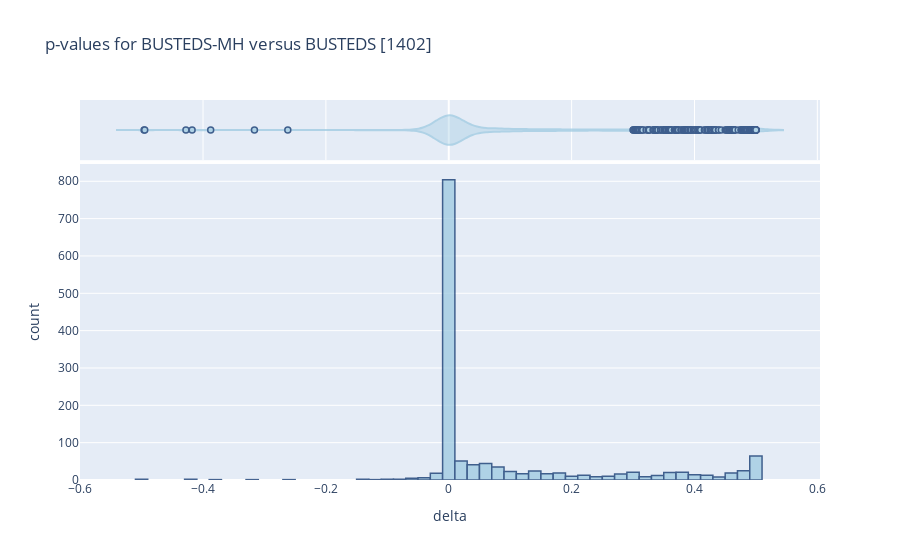

This figure's notebook cell:
### Code cell
#https://plotly.com/python/histograms/

#fig = px.histogram(df, x="delta_cAIC", marginal="violin", title='delta c-AIC for aBSREL-MH versus aBSREL', color_discrete_sequence=['indianred'])

#fig.update_traces(opacity=0.75)

fig = px.histogram(df, x="delta", marginal="violin", title='p-values for BUSTEDS-MH versus BUSTEDS [' + str(len(df.index)) + ']')
fig.update_traces(marker_color='rgb(158,202,225)', marker_line_color='rgb(8,48,107)',
                  marker_line_width=1.5, opacity=0.75)
fig.show()

### Figure 1 — Plotly figure (JSON) as saved in the notebook; plotly's stock layout.template omitted (floating-point values rounded to 4 significant figures; data arrays with more than 128 entries replaced by an {"elided": "..."} marker saying what was removed)
{"data": [{"alignmentgroup": "True", "bingroup": "x", "hovertemplate": "delta=%{x}<br>count=%{y}<extra></extra>", "legendgroup": "", "marker": {"color": "rgb(158,202,225)", "line": {"color": "rgb(8,48,107)", "width": 1.5}}, "name": "", "offsetgroup": "", "opacity": 0.75, "orientation": "v", "showlegend": false, "type": "histogram", "x": {"elided": "1402 float values"}, "xaxis": "x", "yaxis": "y"}, {"alignmentgroup": "True", "hovertemplate": "delta=%{x}<extra></extra>", "legendgroup": "", "marker": {"color": "rgb(158,202,225)", "line": {"color": "rgb(8,48,107)", "width": 1.5}}, "name": "", "offsetgroup": "", "opacity": 0.75, "scalegroup": "x", "showlegend": false, "type": "violin", "x": {"elided": "1402 float values"}, "xaxis": "x2", "yaxis": "y2"}], "layout": {"barmode": "relative", "legend": {"tracegroupgap": 0}, "title": {"text": "p-values for BUSTEDS-MH versus BUSTEDS [1402]"}, "xaxis": {"anchor": "y", "domain": [0, 1], "title": {"text": "delta"}}, "xaxis2": {"anchor": "y2", "domain": [0, 1], "matches": "x", "showgrid": true, "showticklabels": false}, "yaxis": {"anchor": "x", "domain": [0, 0.8316], "title": {"text": "count"}}, "yaxis2": {"anchor": "x2", "domain": [0.8416, 1], "matches": "y2", "showgrid": false, "showline": false, "showticklabels": false, "ticks": ""}}}
